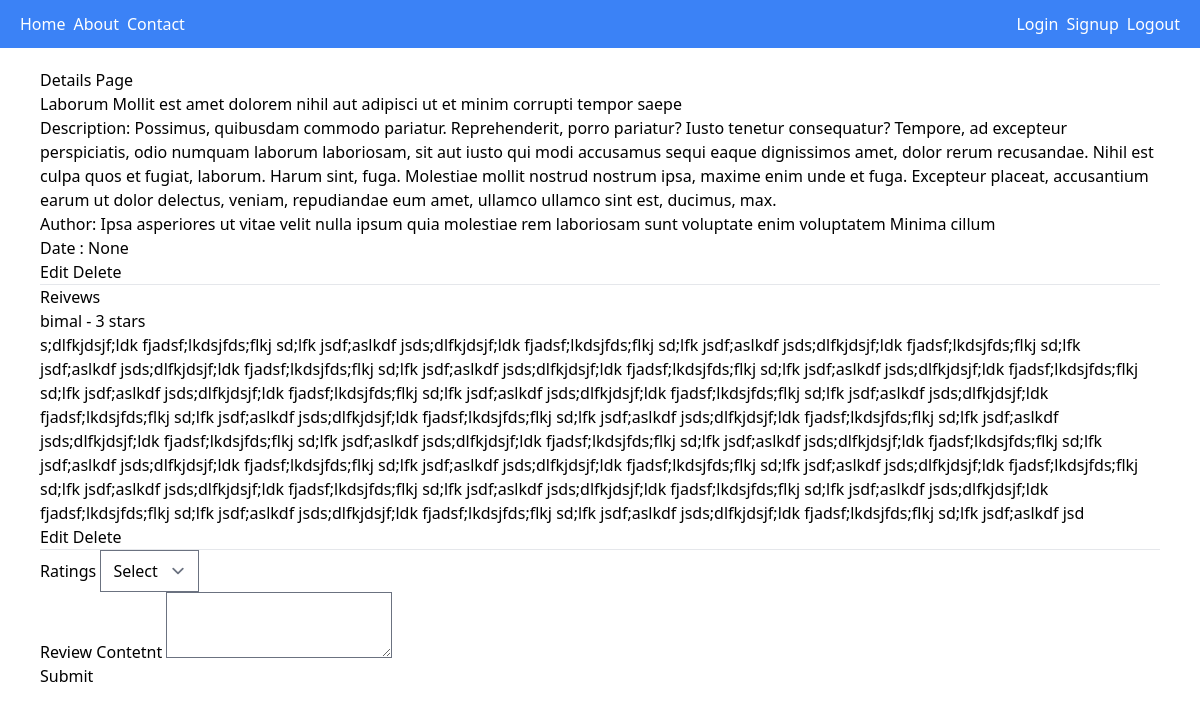
Page /book_details/7/ on the earlier database version.
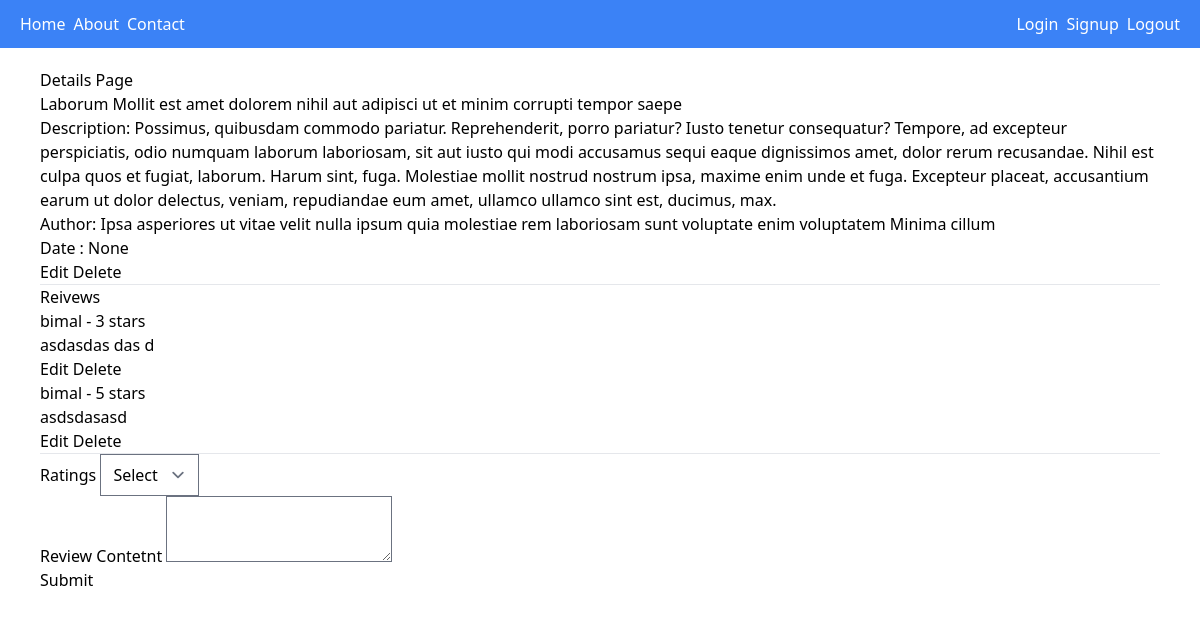
Same page on the later database version.
### book_review/models.py (models this page shows, shortened)
class Review(models.Model):
    REVIEW_CHOICES = [
        (1, '1 Star'),
        (2, '2 Star'),
        (3, '3 Star'),
        (4, '4 Star'),
        (5, '5 Star'),
    ]
    book = models.ForeignKey(Book, on_delete=models.CASCADE)
    user = models.ForeignKey(User, on_delete=models.CASCADE)
    content = models.TextField()
    ratings = models.IntegerField(choices=REVIEW_CHOICES)
    created_at = models.DateTimeField(auto_now_add=True)
    updated_at = models.DateTimeField(auto_now=True)

### book_review/views.py (the view)
# urls.py: path('book_details/<int:book_id>/', book_details, name="book_details" ),
def book_details(request, book_id):
    book = Book.objects.get(id=book_id)
    reviews = book.review_set.all()
    ratings = Review.REVIEW_CHOICES
    context = {'book': book, 'reviews': reviews, 'ratings': ratings}
    return render(request, 'book_details.html', context)

### book_review/templates/book_details.html (shortened to what this page needs)
{% extends "base.html" %}
{% block content %}
<h1>Details Page</h1>
    <h3>{{book.title}}</h3>
    <p>Description: {{book.description}}</p>
    <p>Author: {{book.author}}</p>
    <p>Date : {{book.published_date}}</p>
    <button>
        <a href="{% url "edit_book" book.id %}">Edit</a>
    </button>
    <button>
        <a href="{% url "delete_book" book.id %}">Delete</a>
    </button>
    <br>
    <hr>
    <div>
        <h1>Reivews</h1>
        {% for review in reviews %}
            <h1>{{review.user.username}} - {{review.ratings}} stars</h1>
            <p>{{review.content}}</p>
            <button onclick="showEditForm({{review.id}})">Edit</button>
            <button>
                <a href="{% url "delete_review" review.id %}">Delete</a>
            </button>
        {% endfor %}
    </div>
    <hr>
    <div>
        <form action="{% url "add_review" book.id %}" method='post'>
            <div>
                <label for="ratings">Ratings</label>
                <select name="ratings" id="ratings">
                    <option value="">Select</option>
                </select>
            </div>
            <div>
                <label for="content">Review Contetnt</label>
                <textarea name="content" id="content"></textarea>
            </div>
            <div>
                <input type="submit" value="Submit">
            </div>
        </form>
    </div>
{% endblock content %}

Differences in the rows shown:
changed Review: content "s;dlfkjdsjf;ldk fjadsf;lkdsjfds;flkj sd;lfk jsdf;aslkdf jsds;dlfkjdsjf;ldk fjadsf;lkdsjfds;flkj sd;lfk jsdf;aslkdf jsds;dlfkjdsjf;ldk fjadsf;lkdsjfds;flkj sd;lfk jsdf;aslkdf jsds;dlfkjdsjf;ldk fjadsf;lkdsjfds;flkj sd;lfk jsdf;aslkdf jsds;dlfkjdsjf;ldk fjadsf;lkdsjfds;flkj sd;lfk jsdf;aslkdf jsds;dlfkjdsjf;ldk fjadsf;lkdsjfds;flkj sd;lfk jsdf;aslkdf jsds;dlfkjdsjf;ldk fjadsf;lkdsjfds;flkj sd;lfk jsdf;aslkdf jsds;dlfkjdsjf;ldk fjadsf;lkdsjfds;flkj sd;lfk jsdf;aslkdf jsds;dlfkjdsjf;ldk fjadsf;lkdsjfds;flkj sd;lfk jsdf;aslkdf jsds;dlfkjdsjf;ldk fjadsf;lkdsjfds;flkj sd;lfk jsdf;aslkdf jsds;dlfkjdsjf;ldk fjadsf;lkdsjfds;flkj sd;lfk jsdf;aslkdf jsds;dlfkjdsjf;ldk fjadsf;lkdsjfds;flkj sd;lfk…" → "asdasdas das d"
added Review: user.username "bimal", ratings "5", content "asdsdasasd"
